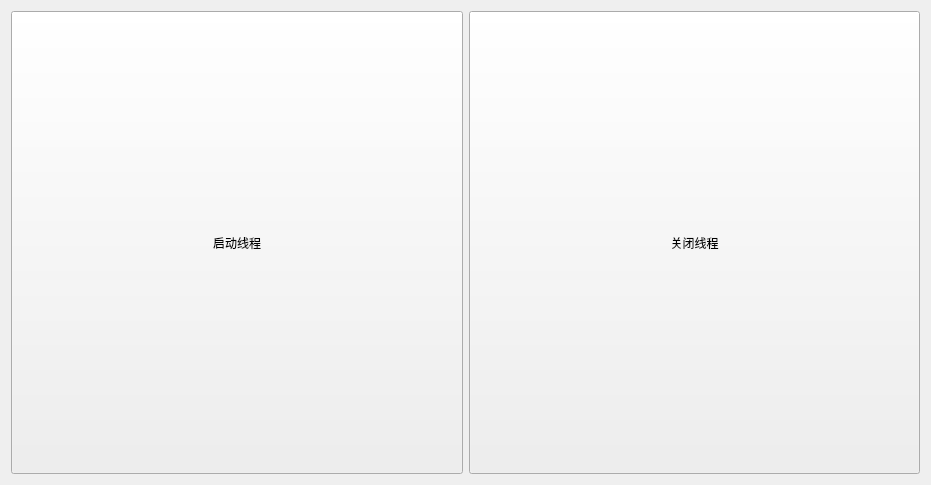
<?xml version="1.0" encoding="UTF-8"?>
<ui version="4.0">
 <class>Widget</class>
 <widget class="QWidget" name="Widget">
  <property name="geometry">
   <rect>
    <x>0</x>
    <y>0</y>
    <width>931</width>
    <height>485</height>
   </rect>
  </property>
  <property name="windowTitle">
   <string>Widget</string>
  </property>
  <layout class="QGridLayout" name="gridLayout">
   <item row="0" column="0">
    <widget class="QPushButton" name="pushButton">
     <property name="sizePolicy">
      <sizepolicy hsizetype="Preferred" vsizetype="Preferred">
       <horstretch>0</horstretch>
       <verstretch>0</verstretch>
      </sizepolicy>
     </property>
     <property name="text">
      <string>启动线程</string>
     </property>
    </widget>
   </item>
   <item row="0" column="1">
    <widget class="QPushButton" name="pushButton_2">
     <property name="sizePolicy">
      <sizepolicy hsizetype="Preferred" vsizetype="Preferred">
       <horstretch>0</horstretch>
       <verstretch>0</verstretch>
      </sizepolicy>
     </property>
     <property name="text">
      <string>关闭线程</string>
     </property>
    </widget>
   </item>
  </layout>
 </widget>
 <resources/>
 <connections/>
</ui>
